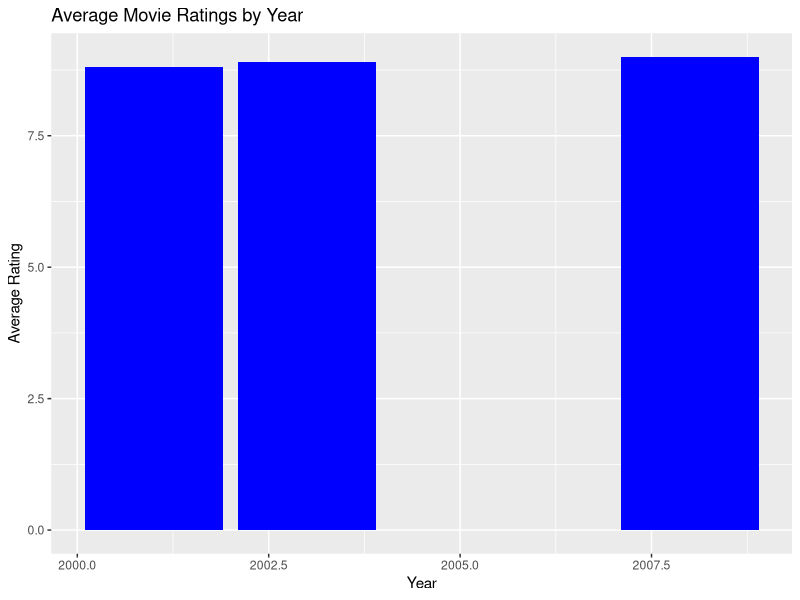

Recreate this plot in R.

# Exercise 1 --------------------------------------------------------------

library(dplyr)

# read in the dataset
students <- read.csv("students.csv")

# 1. Filter the dataset to only include students in their freshman and sophomore years.
students_filtered <- students %>% 
  filter(Year %in% c("Freshman", "Sophomore"))

# 2. Create a new column called `GPA_Level`
students_filtered <- students_filtered %>% 
  mutate(GPA_Level = case_when(
    GPA >= 3.5 ~ "High",
    GPA >= 2.5 & GPA < 3.5 ~ "Medium",
    GPA < 2.5 ~ "Low"
  ))

# 3. Group the dataset by `Class`, and calculate the average `GPA` and `Attendance` for each class.
students_grouped <- students_filtered %>% 
  group_by(Class) %>% 
  summarize(avg_GPA = mean(GPA), avg_Attendance = mean(Attendance))

# 4. Arrange the dataset by `Year` and `GPA_Level` in ascending order.
students_arranged <- students_filtered %>% 
  arrange(Year, GPA_Level)

# print the final results
students_filtered
students_grouped
students_arranged


# Exercise 2 --------------------------------------------------------------

library(dplyr)
library(ggplot2)

# read in the dataset
movies <- read.csv("movies.csv")

# 1. Filter the dataset to only include movies from the 21st century.
movies_filtered <- movies %>%
  filter(Year >= 2000)

# 2. Group the dataset by `Year`, and calculate the average `Rating` for each year.
movies_grouped <- movies_filtered %>%
  group_by(Year) %>%
  summarize(avg_rating = mean(Rating))

# 3. Create a bar chart to visualize the results of step 2.
ggplot(movies_grouped, aes(x = Year, y = avg_rating)) +
  geom_bar(stat = "identity", fill = "blue") +
  labs(title = "Average Movie Ratings by Year",
       x = "Year",
       y = "Average Rating")

